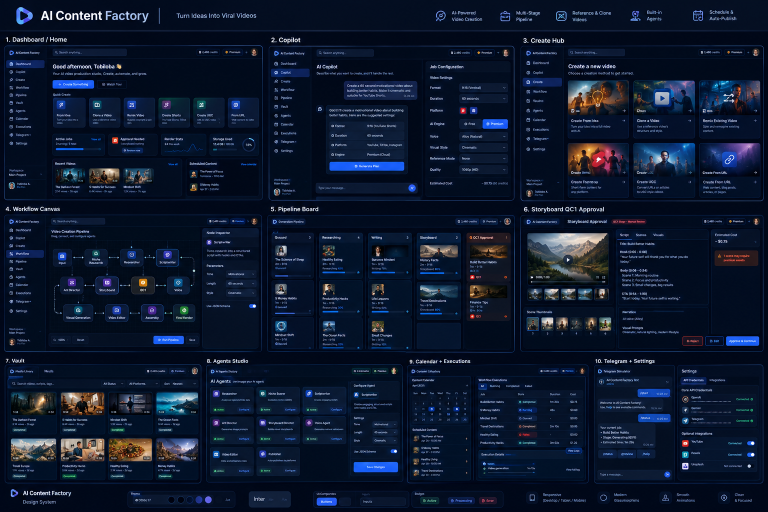
#> input picture frontend/design/board-1.png, 1536 x 1024 px (shown at 1/2 size)
$ python -i ev1_treat.py   (imports and definitions only)
#> lines starting #> are read from the running program, lines starting #| are printed output that depends on the picture
"""
CONTENT-FACTORY Engine: Documentary Color Grading & Treatments (ev1_treat)
--------------------------------------------------------------------------
Applies high-impact editor-v1 style documentary aesthetics to stills & video:
- Hard B&W: High-contrast desaturated monochrome with harsh document shadows
- Teal Split: Moody Scandinavian/Fincher cool teal shadows + warm highlights
- Amber: Declassified tungsten archival tint (1960s Cold War look)
- 4000px Cosine Zoompan: Eliminates pixel crawl during slow cinematic pushes
"""

from __future__ import annotations

import logging
import os
import subprocess
from typing import Optional
from PIL import Image, ImageEnhance, ImageOps

logger = logging.getLogger("engine.ev1_treat")


def apply_color_grade(
    image_path: str,
    output_path: str,
    grade: str = "hard_bw",
    target_width: int = 1080,
    target_height: int = 1920
) -> str:
    """
    Applies photographic documentary color treatment to a still plate.
    Produces high-res 1080x1920 assets ready for FFmpeg beat assembly.
    """
#> called with image_path = '../../frontend/design/board-1.png', output_path = 'out.png', grade = 'hard_bw', target_width = 1080, target_height = 1920
    os.makedirs(os.path.dirname(os.path.abspath(output_path)), exist_ok=True)

    with Image.open(image_path) as img:
#> img is the input picture: PIL image 1536x1024 RGB; mean R, G, B 13.3, 24.7, 46.2
        img = img.convert("RGB")

        # 1. Strip bottom 7% & right 3% margin first to physically remove any third-party corner watermarks (e.g. pollinations.ai)
        raw_w, raw_h = img.size
#> raw_w = 1536; raw_h = 1024
        if raw_h > 200 and raw_w > 200:
            img = img.crop((0, 0, int(raw_w * 0.98), int(raw_h * 0.925)))
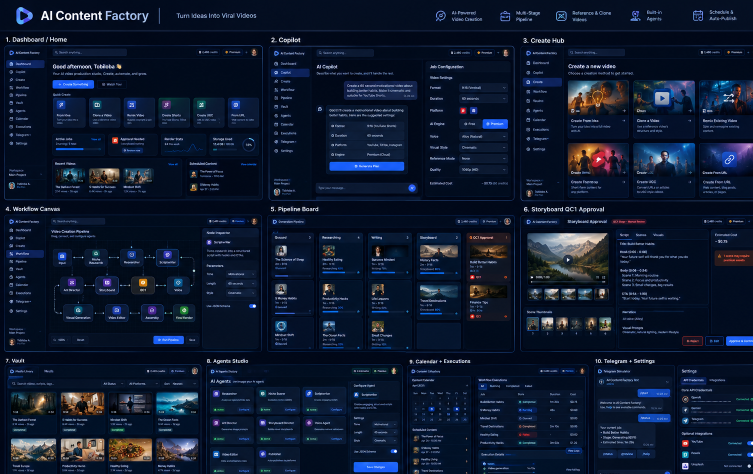
#> img: PIL image 1505x947 RGB (shown at 1/2 size); mean R, G, B 14.1, 25.6, 47.2

        # 2. Resize & center-crop to target aspect ratio (9:16 or 16:9)
        img_w, img_h = img.size
#> img_w = 1505; img_h = 947
        target_ratio = target_width / target_height
        src_ratio = img_w / img_h
#> src_ratio = 1.59

        if src_ratio > target_ratio:
            new_w = int(img_h * target_ratio)
#> new_w = 532
            left = (img_w - new_w) // 2
#> left = 486
            img = img.crop((left, 0, left + new_w, img_h))
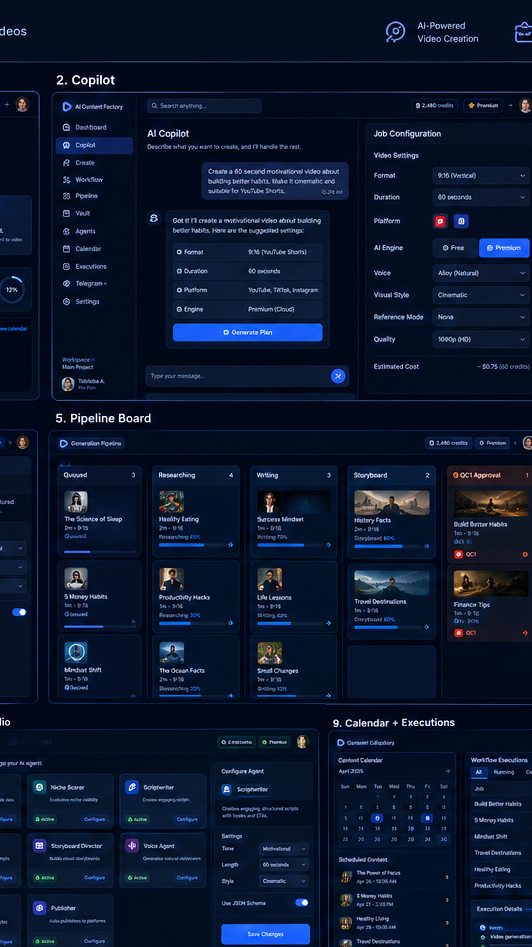
#> img: PIL image 532x947 RGB; mean R, G, B 10.7, 23.3, 46.2
        else:
            new_h = int(img_w / target_ratio)
            top = (img_h - new_h) // 2
            img = img.crop((0, top, img_w, top + new_h))

        img = img.resize((target_width, target_height), Image.Resampling.LANCZOS)
#> img: PIL image 1080x1920 RGB

        grade_clean = (grade or "teal_split").lower().strip()

        if grade_clean == "hard_bw":
            # Archival photojournalism B&W: preserve midtone detail (never crush into pitch-black silhouettes)
            img = ImageOps.grayscale(img)
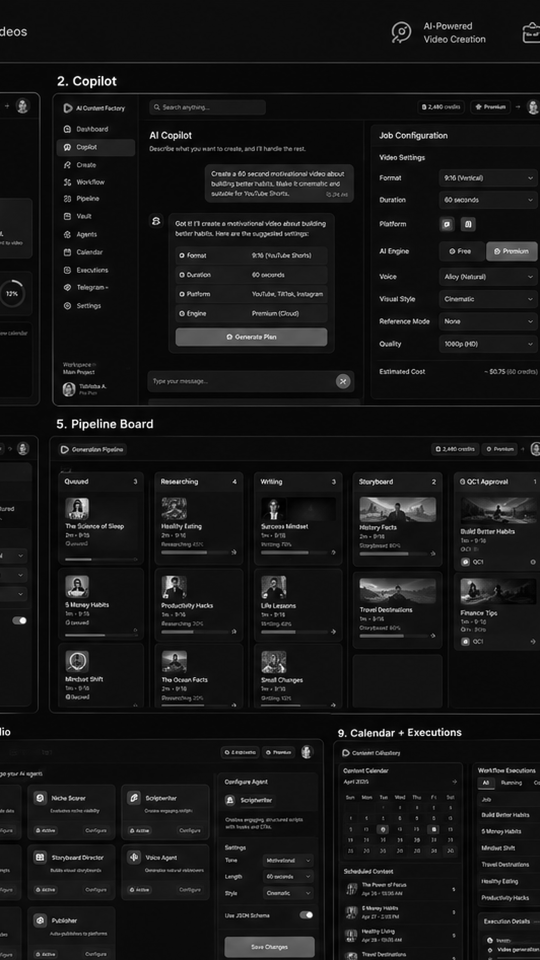
#> img: PIL image 1080x1920 L (shown at 1/2 size); min 0, max 255, mean 22.2
            img = ImageOps.autocontrast(img, cutoff=1).convert("RGB")
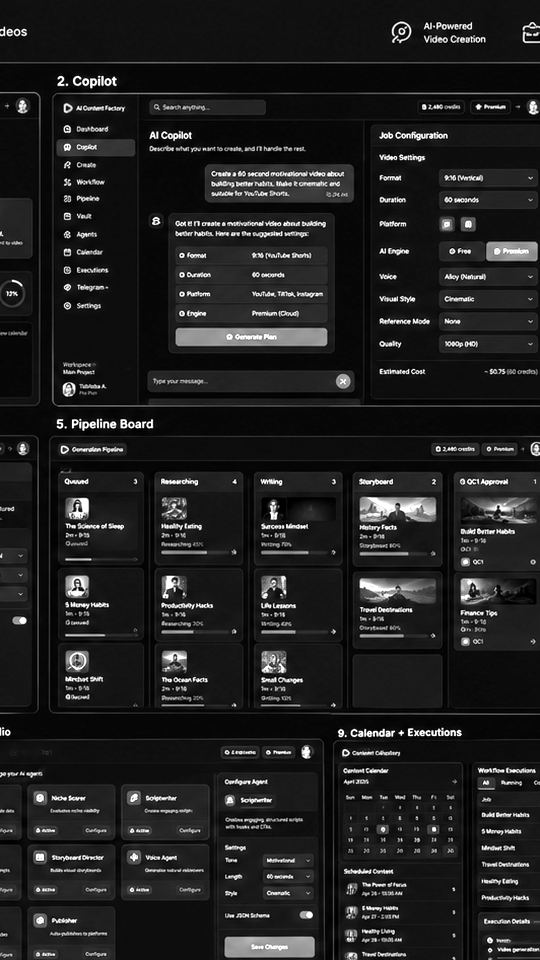
#> img: PIL image 1080x1920 RGB (shown at 1/2 size); min 0, max 255, mean 32.1
            enhancer = ImageEnhance.Contrast(img)
            img = enhancer.enhance(1.18)
            brightness = ImageEnhance.Brightness(img)
            img = brightness.enhance(1.04)

        elif grade_clean == "teal_split":
            # Cool shadows, desaturated mids
            r, g, b = img.split()
            # Push blue and green in shadows, suppress red
            r = r.point(lambda p: int(p * 0.75))
            g = g.point(lambda p: int(p * 1.05))
            b = b.point(lambda p: int(p * 1.25))
            img = Image.merge("RGB", (r, g, b))
            enhancer = ImageEnhance.Contrast(img)
            img = enhancer.enhance(1.35)

        elif grade_clean == "amber":
            # Warm archival sepia / tungsten tint
            r, g, b = img.split()
            r = r.point(lambda p: int(min(255, p * 1.25)))
            g = g.point(lambda p: int(p * 0.95))
            b = b.point(lambda p: int(p * 0.65))
            img = Image.merge("RGB", (r, g, b))
            enhancer = ImageEnhance.Contrast(img)
            img = enhancer.enhance(1.25)

        elif grade_clean == "skit_warm":
            # Comedy/Skit: Bright, punchy, high-saturation comedy lighting
            r, g, b = img.split()
            r = r.point(lambda p: int(min(255, p * 1.15)))
            g = g.point(lambda p: int(min(255, p * 1.05)))
            b = b.point(lambda p: int(p * 0.90))
            img = Image.merge("RGB", (r, g, b))
            enhancer = ImageEnhance.Color(img)
            img = enhancer.enhance(1.45)  # Pop colors
            contrast = ImageEnhance.Contrast(img)
            img = contrast.enhance(1.15)
            brightness = ImageEnhance.Brightness(img)
            img = brightness.enhance(1.06)

        elif grade_clean == "action_crush":
            # Action/Hype: Bleach bypass, high-contrast, crushed darks, neon edge highlights
            enhancer = ImageEnhance.Contrast(img)
            img = enhancer.enhance(1.75)
            color = ImageEnhance.Color(img)
            img = color.enhance(1.30)
            brightness = ImageEnhance.Brightness(img)
            img = brightness.enhance(0.92)

        elif grade_clean == "cinema_scope":
            # Movie/Cinema: 35mm cinematic film curve, rich cinematic teal-amber tones
            r, g, b = img.split()
            r = r.point(lambda p: int(min(255, p * 1.12)))
            g = g.point(lambda p: int(p * 0.98))
            b = b.point(lambda p: int(min(255, p * 1.18)))
            img = Image.merge("RGB", (r, g, b))
            enhancer = ImageEnhance.Contrast(img)
            img = enhancer.enhance(1.35)

        # Subtle dark documentary vignette
        img.save(output_path, quality=95)
        logger.info(f"[ev1_treat] Applied grade '{grade}' -> {output_path}")
        return output_path


# [65 lines left out: functions build_cosine_zoompan_filter, build_snap_zoom_filter, build_camera_shake_filter, build_cinema_anamorphic_bars, not called in this run]

>>> result = apply_color_grade('../../frontend/design/board-1.png', 'out.png')

$ run again, on frontend/design/board-2.png
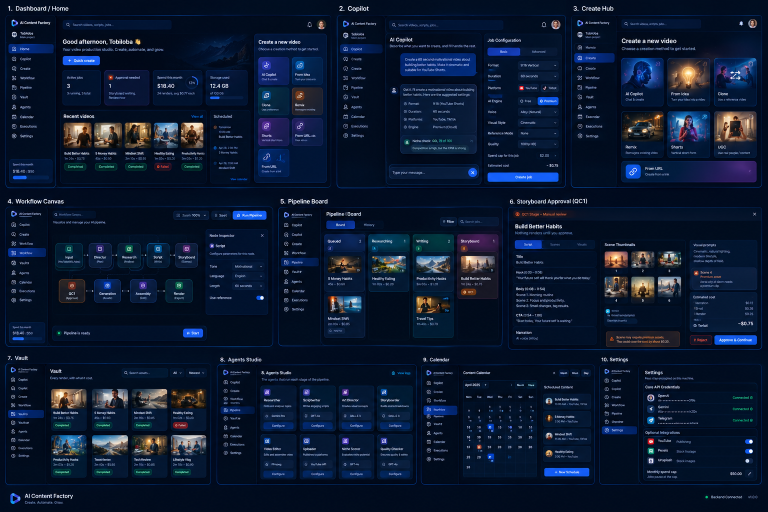
#> input picture frontend/design/board-2.png, 1536 x 1024 px (shown at 1/2 size)
#> in apply_color_grade, img is the input picture: PIL image 1536x1024 RGB; mean R, G, B 11.8, 25.4, 48.9
#> in apply_color_grade, `img = img.crop((left, 0, left + new_w, img_h))`:
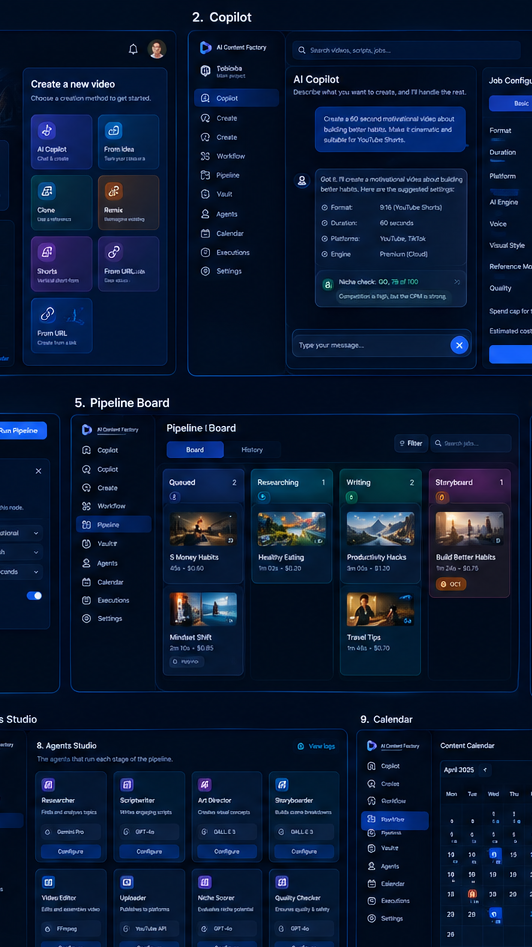
#> img: PIL image 532x947 RGB; mean R, G, B 10.4, 25.6, 51.5
#> in apply_color_grade, `img = ImageOps.autocontrast(img, cutoff=1).convert("RGB")`:
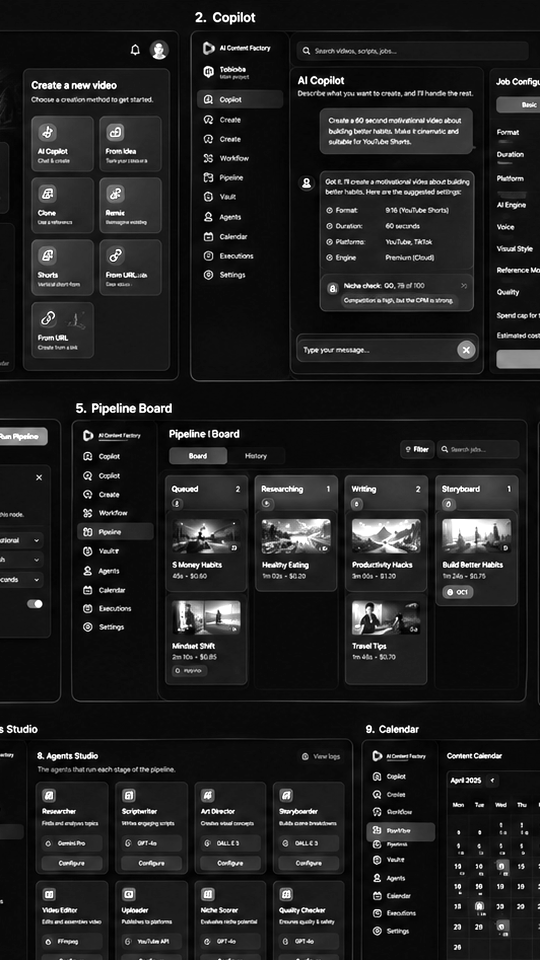
#> img: PIL image 1080x1920 RGB (shown at 1/2 size); min 0, max 255, mean 32.1

$ run again, on frontend/design/board-3.png
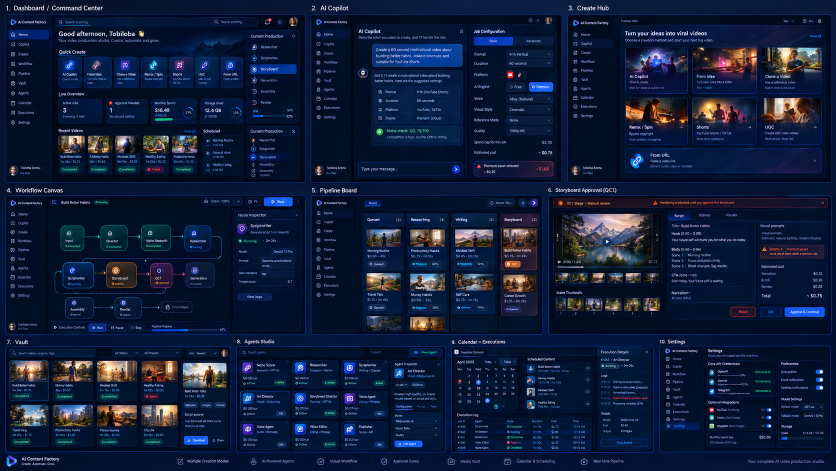
#> input picture frontend/design/board-3.png, 1672 x 941 px (shown at 1/2 size)
#> in apply_color_grade, img is the input picture: PIL image 1672x941 RGB; mean R, G, B 15.6, 30.1, 58.4
#> in apply_color_grade, `img = img.crop((left, 0, left + new_w, img_h))`:
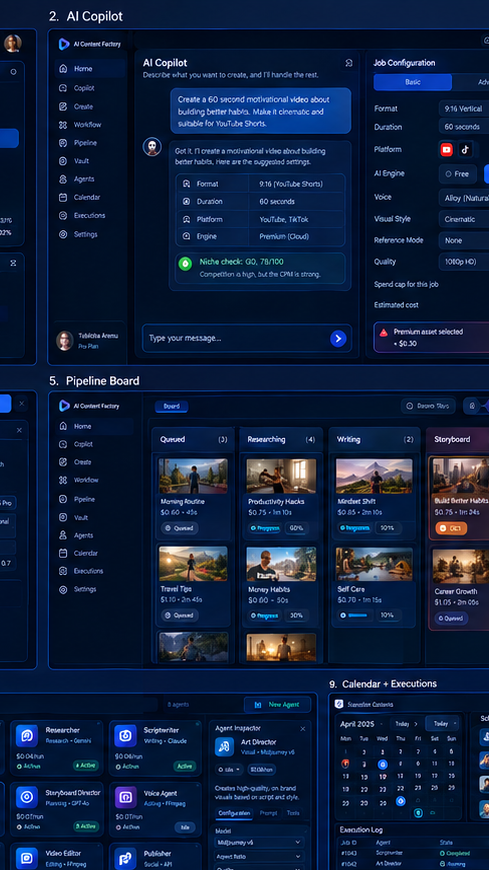
#> img: PIL image 489x870 RGB; mean R, G, B 14.1, 30.8, 60.8
#> in apply_color_grade, `img = brightness.enhance(1.04)`:
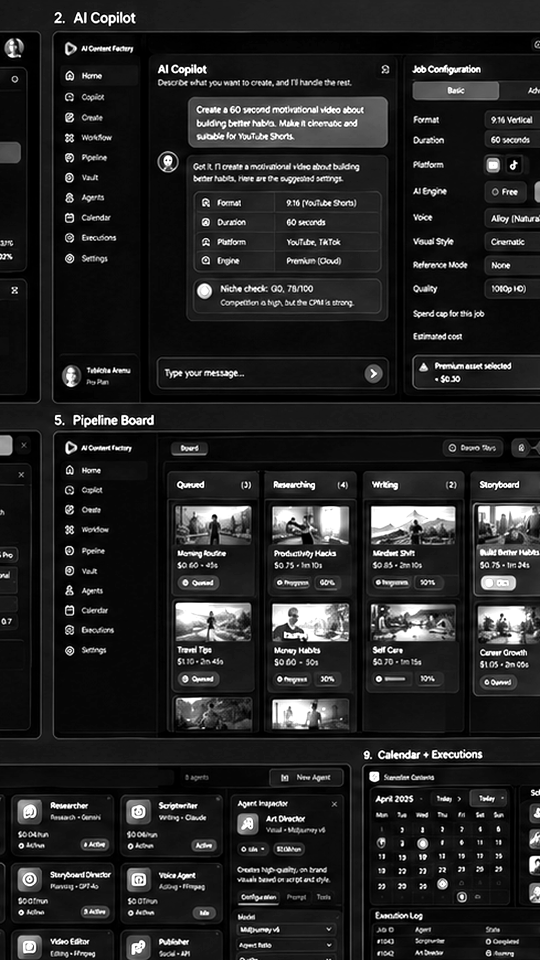
#> img: PIL image 1080x1920 RGB (shown at 1/2 size); min 0, max 255, mean 36.5
